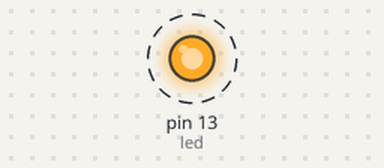
Recording of a sketch running on a simulated Arduino Uno, built with avr-gcc and run on an emulated ATmega328P. On the bench: output pins drawn as LEDs (lit = HIGH). Dashed ring = blinking.

Above: at 0.5 s.
Timing chart, 0 to 3.5 s (numbered marks = the images above):
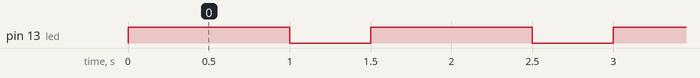

The sketch:

HolaMundoLed.ino
```cpp
/*
 * Hola mundo, parpadeo de un led, Realizado por: Alejandro Rojas de HORNET.
 */
int led = 13;// Creamos la variable para el led en el pin 13.
void setup()
{
  pinMode(led,OUTPUT);//Indicamos el modo de pin, en este caso de salida.

}

void loop()
{
 digitalWrite(led,HIGH);//Endendemos el led
 delay(1000);//Damos un segundo de espera.
 digitalWrite(led,LOW);//Apagamos el led
 delay(500);//Damos medio segundo de espera.
 //Se repite el ciclo.
}
```

Measured:
- by itself, pin 13 (led): alternates HIGH for 1.0 s and LOW for 0.50 s
